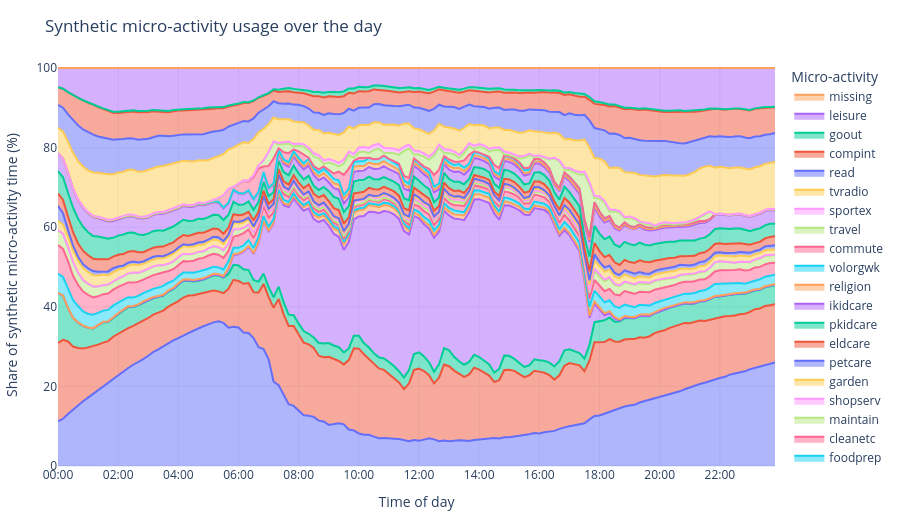

Here is the notebook cell this chart was saved with:
### Markdown cell above
## Synthetic Time-of-Day Context

This chart reuses the report-side micro-activity usage logic to show the simulation's within-day activity mix. MTUS HAF does not contain equivalent clock-time episode profiles, so this is context rather than a direct MTUS comparison.

### Code cell
usage = _micro_activity_daily_usage_data(sim_raw, bin_size_minutes=10)

fig = go.Figure()
for series in usage["series"]:
    fig.add_trace(
        go.Scatter(
            x=usage["x"],
            y=series["values"],
            mode="lines",
            stackgroup="micro_activity_usage",
            name=series["name"],
        )
    )

fig.update_layout(
    title="Synthetic micro-activity usage over the day",
    xaxis_title="Time of day",
    yaxis_title="Share of synthetic micro-activity time (%)",
    hovermode="x unified",
    template="plotly_white",
    legend_title_text="Micro-activity",
    height=520,
    margin=dict(l=48, r=24, t=64, b=48),
)
fig.update_xaxes(tickmode="array", tickvals=usage["x"][::12], tickangle=0)
fig.update_yaxes(range=[0, 101])
fig.show()

### Figure 1 — Plotly figure (JSON) as saved in the notebook; plotly's stock layout.template omitted (floating-point values rounded to 4 significant figures; data arrays with more than 128 entries replaced by an {"elided": "..."} marker saying what was removed)
{"data": [{"mode": "lines", "name": "sleep", "stackgroup": "micro_activity_usage", "type": "scatter", "x": {"elided": "144 str values"}, "y": {"elided": "144 float values"}}, {"mode": "lines", "name": "eatdrink", "stackgroup": "micro_activity_usage", "type": "scatter", "x": {"elided": "144 str values"}, "y": {"elided": "144 float values"}}, {"mode": "lines", "name": "selfcare", "stackgroup": "micro_activity_usage", "type": "scatter", "x": {"elided": "144 str values"}, "y": {"elided": "144 float values"}}, {"mode": "lines", "name": "paidwork", "stackgroup": "micro_activity_usage", "type": "scatter", "x": {"elided": "144 str values"}, "y": {"elided": "144 float values"}}, {"mode": "lines", "name": "educatn", "stackgroup": "micro_activity_usage", "type": "scatter", "x": {"elided": "144 str values"}, "y": {"elided": "144 float values"}}, {"mode": "lines", "name": "foodprep", "stackgroup": "micro_activity_usage", "type": "scatter", "x": {"elided": "144 str values"}, "y": {"elided": "144 float values"}}, {"mode": "lines", "name": "cleanetc", "stackgroup": "micro_activity_usage", "type": "scatter", "x": {"elided": "144 str values"}, "y": {"elided": "144 float values"}}, {"mode": "lines", "name": "maintain", "stackgroup": "micro_activity_usage", "type": "scatter", "x": {"elided": "144 str values"}, "y": {"elided": "144 float values"}}, {"mode": "lines", "name": "shopserv", "stackgroup": "micro_activity_usage", "type": "scatter", "x": {"elided": "144 str values"}, "y": {"elided": "144 float values"}}, {"mode": "lines", "name": "garden", "stackgroup": "micro_activity_usage", "type": "scatter", "x": {"elided": "144 str values"}, "y": {"elided": "144 float values"}}, {"mode": "lines", "name": "petcare", "stackgroup": "micro_activity_usage", "type": "scatter", "x": {"elided": "144 str values"}, "y": {"elided": "144 float values"}}, {"mode": "lines", "name": "eldcare", "stackgroup": "micro_activity_usage", "type": "scatter", "x": {"elided": "144 str values"}, "y": {"elided": "144 float values"}}, {"mode": "lines", "name": "pkidcare", "stackgroup": "micro_activity_usage", "type": "scatter", "x": {"elided": "144 str values"}, "y": {"elided": "144 float values"}}, {"mode": "lines", "name": "ikidcare", "stackgroup": "micro_activity_usage", "type": "scatter", "x": {"elided": "144 str values"}, "y": {"elided": "144 float values"}}, {"mode": "lines", "name": "religion", "stackgroup": "micro_activity_usage", "type": "scatter", "x": {"elided": "144 str values"}, "y": {"elided": "144 float values"}}, {"mode": "lines", "name": "volorgwk", "stackgroup": "micro_activity_usage", "type": "scatter", "x": {"elided": "144 str values"}, "y": {"elided": "144 float values"}}, {"mode": "lines", "name": "commute", "stackgroup": "micro_activity_usage", "type": "scatter", "x": {"elided": "144 str values"}, "y": {"elided": "144 float values"}}, {"mode": "lines", "name": "travel", "stackgroup": "micro_activity_usage", "type": "scatter", "x": {"elided": "144 str values"}, "y": {"elided": "144 float values"}}, {"mode": "lines", "name": "sportex", "stackgroup": "micro_activity_usage", "type": "scatter", "x": {"elided": "144 str values"}, "y": {"elided": "144 float values"}}, {"mode": "lines", "name": "tvradio", "stackgroup": "micro_activity_usage", "type": "scatter", "x": {"elided": "144 str values"}, "y": {"elided": "144 float values"}}, {"mode": "lines", "name": "read", "stackgroup": "micro_activity_usage", "type": "scatter", "x": {"elided": "144 str values"}, "y": {"elided": "144 float values"}}, {"mode": "lines", "name": "compint", "stackgroup": "micro_activity_usage", "type": "scatter", "x": {"elided": "144 str values"}, "y": {"elided": "144 float values"}}, {"mode": "lines", "name": "goout", "stackgroup": "micro_activity_usage", "type": "scatter", "x": {"elided": "144 str values"}, "y": {"elided": "144 float values"}}, {"mode": "lines", "name": "leisure", "stackgroup": "micro_activity_usage", "type": "scatter", "x": {"elided": "144 str values"}, "y": {"elided": "144 float values"}}, {"mode": "lines", "name": "missing", "stackgroup": "micro_activity_usage", "type": "scatter", "x": {"elided": "144 str values"}, "y": {"elided": "144 int values"}}], "layout": {"height": 520, "hovermode": "x unified", "legend": {"title": {"text": "Micro-activity"}}, "margin": {"b": 48, "l": 48, "r": 24, "t": 64}, "title": {"text": "Synthetic micro-activity usage over the day"}, "xaxis": {"tickangle": 0, "tickmode": "array", "tickvals": ["00:00", "02:00", "04:00", "06:00", "08:00", "10:00", "12:00", "14:00", "16:00", "18:00", "20:00", "22:00"], "title": {"text": "Time of day"}}, "yaxis": {"range": [0, 101], "title": {"text": "Share of synthetic micro-activity time (%)"}}}}
